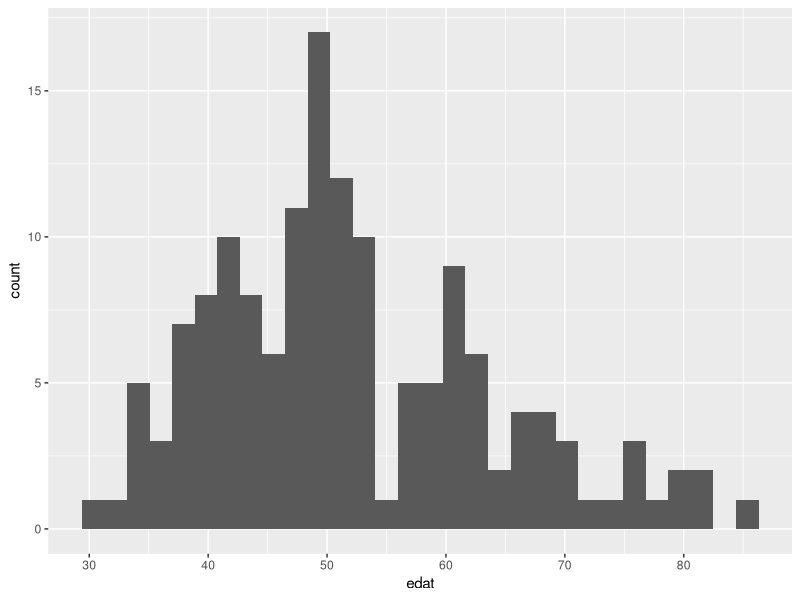
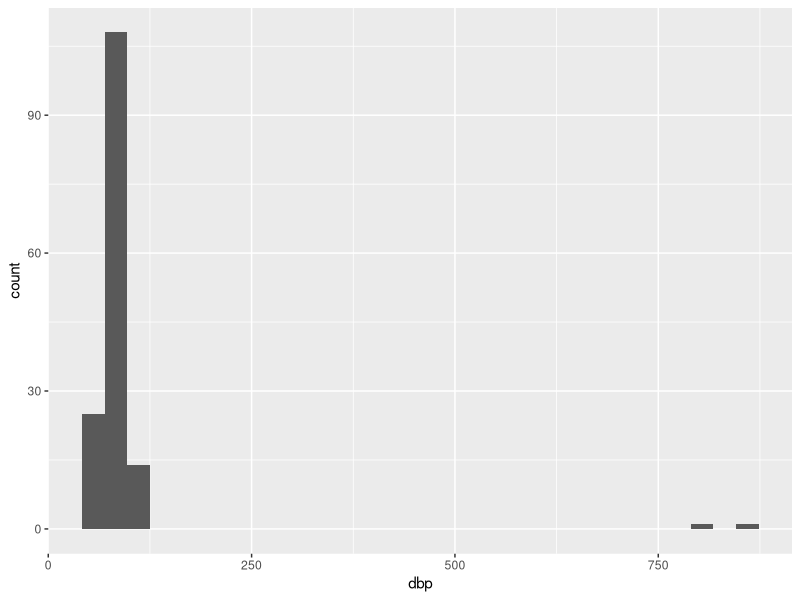
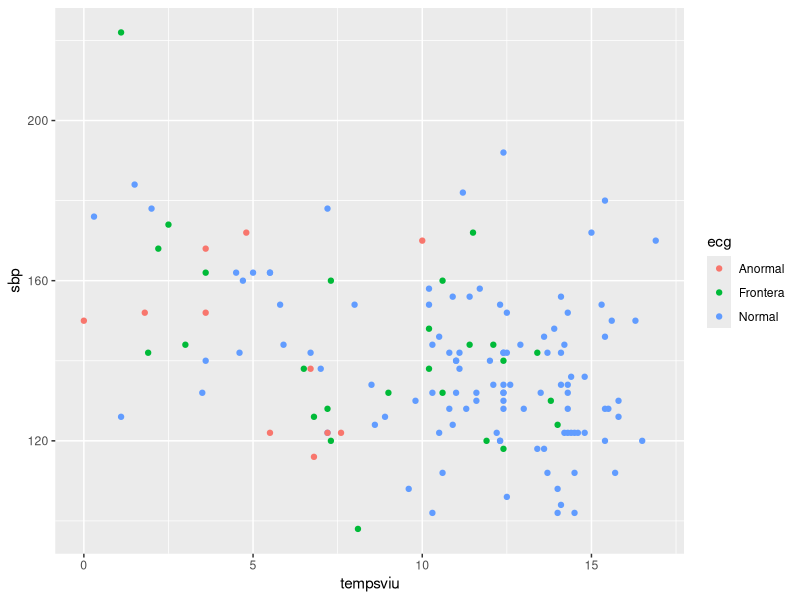
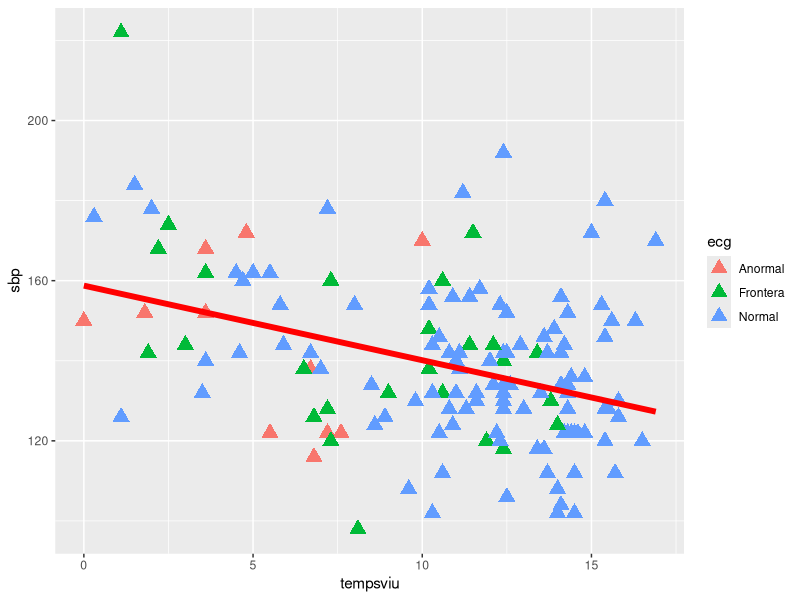
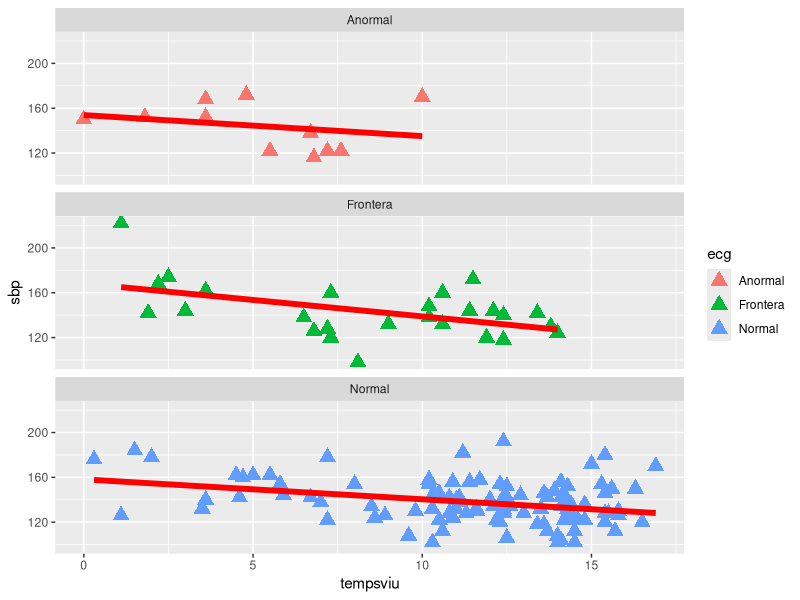
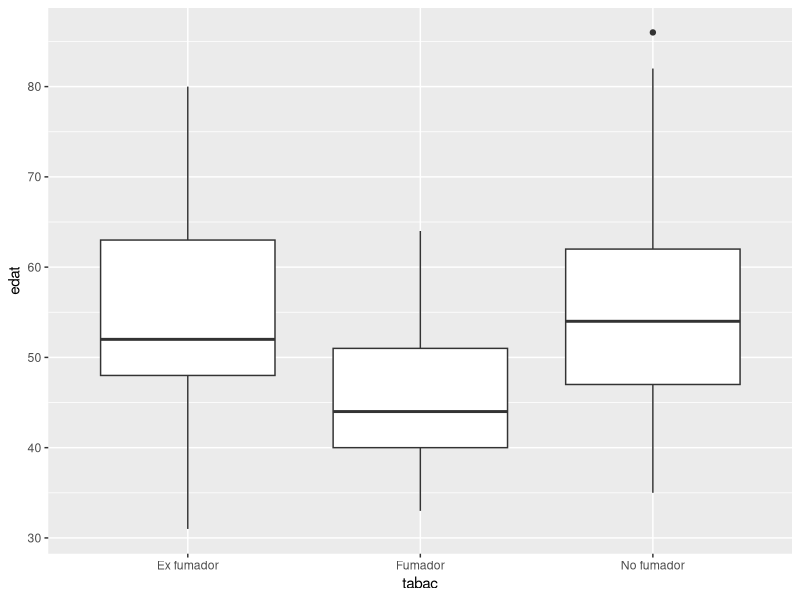
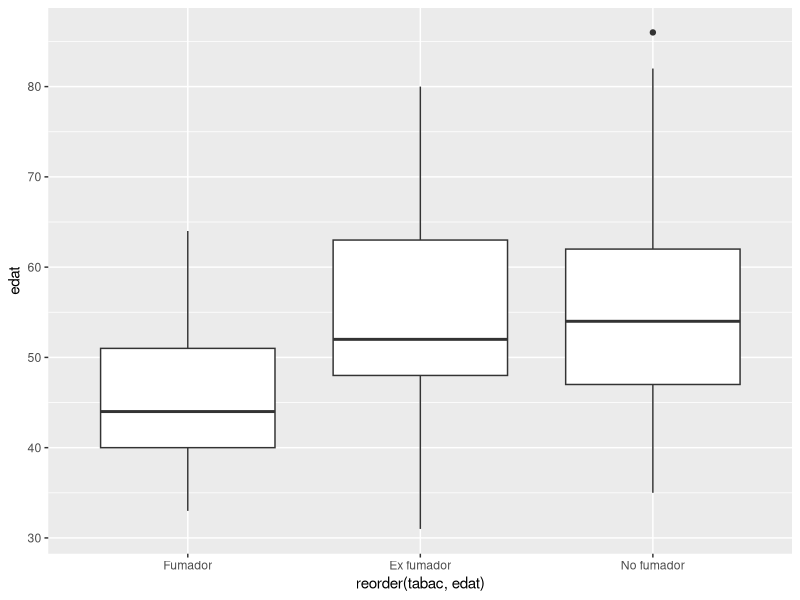
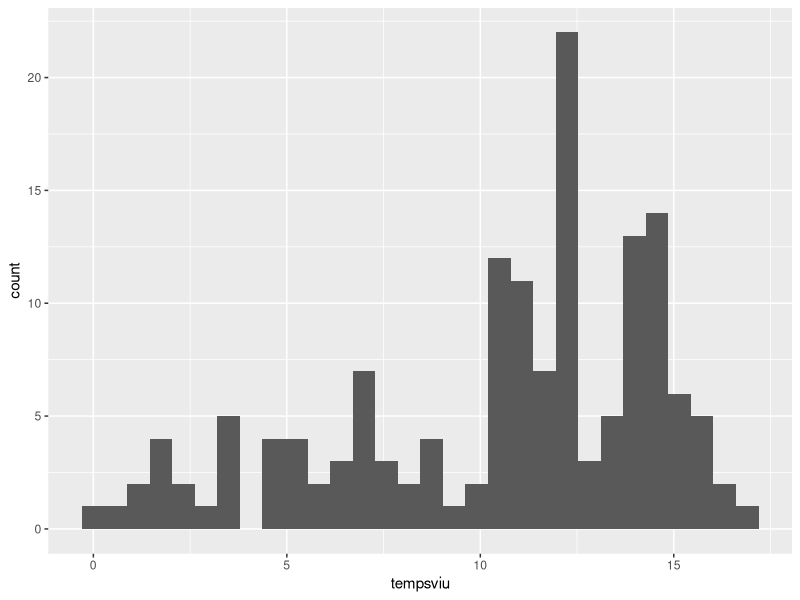

Recreate these plots in R, in order.
## ---- message=FALSE------------------------------------------------------
# install.packages("dplyr", dependencies = TRUE)
# install.packages("ggplot2", dependencies = TRUE)
# install.packages("readxl", dependencies = TRUE)

library(dplyr)
library(ggplot2)
library(readxl)

## ---- size="footnotesize", message=FALSE---------------------------------
diab <- read_excel("datasets/diabetes_mod.xls")

## ---- size="tiny"--------------------------------------------------------
diab[1:4, 1:8]

## ----size="tiny"---------------------------------------------------------
head(diab)

## ------------------------------------------------------------------------
dim(diab)
nrow(diab)
colnames(diab)

## ----size="tiny"---------------------------------------------------------
glimpse(diab)

## ----size="tiny"---------------------------------------------------------
diab <- diab %>% mutate_if(is.character, as.factor)

glimpse(diab)

## ------------------------------------------------------------------------
diab$mort <- recode_factor(diab$mort, "Muerto" = "muerto")
levels(diab$mort)

## ------------------------------------------------------------------------
diab$mort <- recode_factor(diab$mort, "muerto" = "Muerto")
levels(diab$mort)

## ----size="tiny"---------------------------------------------------------
#display all the values
diab$edat

## ----size="tiny"---------------------------------------------------------
# Get the unique values of edat
diab$edat %>% unique()
diab$edat %>% unique() %>% length()

## ----size="tiny"---------------------------------------------------------
#Mean, median and rang
mean(diab$edat)
median(diab$edat)
sd(diab$edat)
var(diab$edat)
range(diab$edat)

## ----size="tiny"---------------------------------------------------------
diab %>% 
  group_by(tabac, ecg) %>%
  summarize(mean(edat))

## ----size="tiny"---------------------------------------------------------
summary(diab[, 2:11])

## ----size="tiny"---------------------------------------------------------
mean(diab$sbp)

## ----size="tiny"---------------------------------------------------------
diab$sbp

## ----size="tiny"---------------------------------------------------------
?mean
mean(diab$sbp, na.rm = TRUE)
is.na(diab$sbp)

## ------------------------------------------------------------------------
sum(is.na(diab$sbp))
sum(is.na(diab$dbp))

## ------------------------------------------------------------------------
ggplot(diab, aes(edat)) + 
  geom_histogram(bins = 30)

## ------------------------------------------------------------------------
ggplot(diab, aes(dbp)) + 
  geom_histogram(bins = 30)

## ------------------------------------------------------------------------
ggplot(diab, aes(tempsviu, sbp, col = ecg)) + 
  geom_point()

## ----echo=FALSE----------------------------------------------------------
ggplot(diab, aes(tempsviu, sbp, col = ecg)) + 
  geom_point(size = 4, pch = 17) +
  geom_smooth(lwd=2, se=FALSE, method="lm", col="red")



## ----echo=FALSE, fig.height=6--------------------------------------------
ggplot(diab, aes(tempsviu, sbp, col = ecg)) +
  geom_point(size = 4, pch = 17) +
  geom_smooth(lwd = 2, se=FALSE, method="lm", col="red") +
  facet_wrap(~ ecg, ncol = 1)

## ------------------------------------------------------------------------
ggplot(diab, aes(tabac, edat)) + 
  geom_boxplot()

## ------------------------------------------------------------------------
ggplot(diab, aes(x= reorder(tabac, edat), y = edat)) + 
  geom_boxplot()

## ----eval=FALSE, echo=FALSE----------------------------------------------
## diab %>%
##  filter(dbp < 500) %>%
##  ggplot(aes(sbp, dbp)) +
##  geom_point(size = 4, pch = 17, col = "blue") +
##  geom_smooth(lwd = 2, se=FALSE, method="lm", col="red")

## ------------------------------------------------------------------------
levels(diab$tabac)

diab$tabac <- recode_factor(diab$tabac, "Ex fumador" = "Fumador")

levels(diab$tabac)

## ------------------------------------------------------------------------
t.test(bmi ~ chd, data = diab)

## ------------------------------------------------------------------------
t.test(edat ~ tabac, data = diab)

## ------------------------------------------------------------------------
ggplot(diab, aes(tempsviu)) + 
  geom_histogram(bins = 30)

## ------------------------------------------------------------------------
wilcox.test(tempsviu ~ chd, data = diab)

## ------------------------------------------------------------------------
xtabs(~ chd + tabac, data = diab)

addmargins(xtabs(~ chd + tabac, data = diab))

## ------------------------------------------------------------------------
chisq.test(xtabs(~ chd + tabac, data = diab))

## ------------------------------------------------------------------------
fisher.test(xtabs(~ chd + tabac, data = diab))

## ------------------------------------------------------------------------
mosaicplot(xtabs(~ chd + tabac, data = diab))

## ----eval=FALSE, echo=FALSE----------------------------------------------
## xtabs(~ mort + tabac, data = diab)
## mosaicplot(xtabs(~ mort + tabac, data = diab))
## chisq.test(xtabs(~ mort + tabac, data = diab))

## ----eval=FALSE----------------------------------------------------------
## t.test(edat ~ ecg, data = diab)
## 
## Error in t.test.formula(edat ~ ecg, data = diab) :
##   grouping factor must have exactly 2 levels

## ------------------------------------------------------------------------
fit <- lm(edat ~ ecg, data = diab)
anova(fit)

## ----size="tiny"---------------------------------------------------------
TukeyHSD(aov(fit))

## ------------------------------------------------------------------------
ggplot(diab, aes(ecg, edat)) + 
  geom_boxplot()

## ----size="tiny"---------------------------------------------------------
fit <- lm(edat ~ sbp, data = diab)
summary(fit)


## ----echo=FALSE, fig.height=6--------------------------------------------
ggplot(diab, aes(sbp, edat)) +
  geom_point() +
  geom_smooth(method = "lm", se = FALSE)

